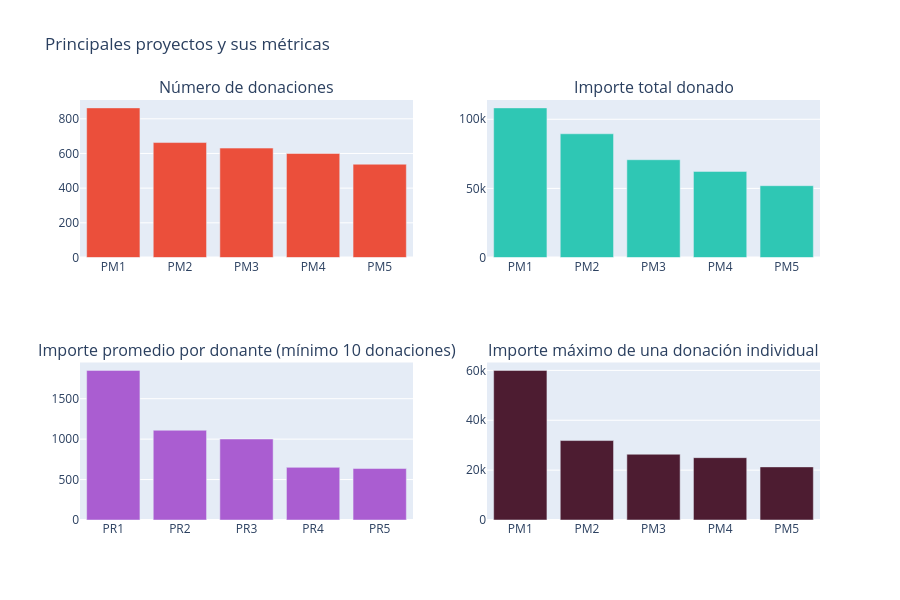

Notebook code for this chart:
### Markdown cell above
Ha habido un total de **4,687,884 donaciones** hasta abril de 2018 en DonorsChoose. El monto más alto donado equivale a **60,000 USD**, donado en 2013. Solo **6 donaciones son mayores a un monto de 20,000 USD**, mientras que solo **61 pagos son mayores a 10,000 USD**. La gran mayoría de los pagos (alrededor del **83%** de todas las donaciones) son **menores a 100 USD**. Hay 350 pagos que son menores a 1 USD -> un monto pequeño, pero que aún así puede hacer la diferencia. Hasta abril de 2018, DonorsChoose ha recaudado una colosal cantidad total equivalente a **284,408,243 USD** a través de su plataforma. El monto promedio donado en DonorsChoose equivale a 60 USD. Analicemos los detalles de los donantes y los proyectos relacionados con estas donaciones en las siguientes secciones. 

## <a id="3.2"> 3.2 Los Proyectos y sus Donaciones </a>

Identifiquemos los proyectos principales y los valores de sus atributos relacionados: 

- 3.2.1 Proyectos con el Mayor Número de Donantes 
- 3.2.2 Proyectos con los Mayores Montos Totales Financiados 
- 3.2.3 Proyectos con los Mayores Montos Promedio por Donante 
- 3.2.4 Proyectos con el Monto Máximo de una Sola Donación

### Code cell
import pandas as pd
import plotly.graph_objs as go
from plotly.subplots import make_subplots
from plotly.offline import iplot

# --- CONFIGURACIÓN DE LOS DATOS (Evitando problemas de índices) ---
# Gráfico 1: Número de Donaciones
tempdf = donations_df.groupby('Project ID').agg({'Project ID': 'count', 'Donation Amount': 'sum'}).rename(columns={'Project ID': 'Total Donations', 'Donation Amount': 'Total Amount'}).reset_index()
tempdf['Average Donation Amount'] = tempdf['Total Amount'] / tempdf['Total Donations']

tempdf1 = tempdf.sort_values(by='Total Donations', ascending=False).head(5)
x_labels1 = ['PM' + str(i+1) for i in range(len(tempdf1))]
tr1 = go.Bar(x=x_labels1, y=tempdf1['Total Donations'], marker=dict(color='#eb4f3b'))

# Gráfico 2: Monto Total Donado
tempdf2 = tempdf.sort_values(by='Total Amount', ascending=False).head(5)
x_labels2 = ['PM' + str(i+1) for i in range(len(tempdf2))]
tr2 = go.Bar(x=x_labels2, y=tempdf2['Total Amount'], marker=dict(color='#2fc7b4'))

# Gráfico 3: Promedio por Donante
tempdf3 = tempdf[tempdf['Total Donations'] > 10].sort_values(by='Average Donation Amount', ascending=False).head(5)
x_labels3 = ['PR' + str(i+1) for i in range(len(tempdf3))]
tr3 = go.Bar(x=x_labels3, y=tempdf3['Average Donation Amount'], marker=dict(color='#aa5dd1'))

# Gráfico 4: Monto Máximo Único
tempdf_max = donations_df.groupby('Project ID').agg({'Project ID': 'count', 'Donation Amount': 'max'}).rename(columns={'Project ID': 'Total Donations', 'Donation Amount': 'Maximum Donations'}).reset_index()
tempdf4 = tempdf_max.sort_values(by='Maximum Donations', ascending=False).head(5)
x_labels4 = ['PM' + str(i+1) for i in range(len(tempdf4))]
tr4 = go.Bar(x=x_labels4, y=tempdf4['Maximum Donations'], marker=dict(color='#4d1c31'))

# --- CREACIÓN DEL SUBPLOT GLOBAL ---
fig = make_subplots(rows=2, cols=2, subplot_titles=[
    'Número de donaciones', 
    'Importe total donado', 
    'Importe promedio por donante (mínimo 10 donaciones)', 
    'Importe máximo de una donación individual'
])

fig.append_trace(tr1, 1, 1)
fig.append_trace(tr2, 1, 2)
fig.append_trace(tr3, 2, 1)
fig.append_trace(tr4, 2, 2)

fig['layout'].update(height=600, showlegend=False, title="Principales proyectos y sus métricas")
iplot(fig)

### Figure 1 — Plotly figure (JSON) as saved in the notebook; plotly's stock layout.template omitted (floating-point values rounded to 4 significant figures)
{"data": [{"marker": {"color": "#eb4f3b"}, "type": "bar", "x": ["PM1", "PM2", "PM3", "PM4", "PM5"], "xaxis": "x", "y": [863, 663, 631, 600, 538], "yaxis": "y"}, {"marker": {"color": "#2fc7b4"}, "type": "bar", "x": ["PM1", "PM2", "PM3", "PM4", "PM5"], "xaxis": "x2", "y": [108200.0, 89510.0, 70730.0, 62290.0, 51950.0], "yaxis": "y2"}, {"marker": {"color": "#aa5dd1"}, "type": "bar", "x": ["PR1", "PR2", "PR3", "PR4", "PR5"], "xaxis": "x3", "y": [1850.0, 1110.0, 1002.0, 650.9, 636.6], "yaxis": "y3"}, {"marker": {"color": "#4d1c31"}, "type": "bar", "x": ["PM1", "PM2", "PM3", "PM4", "PM5"], "xaxis": "x4", "y": [60000.0, 31860.0, 26370.0, 25000.0, 21300.0], "yaxis": "y4"}], "layout": {"annotations": [{"font": {"size": 16}, "showarrow": false, "text": "Número de donaciones", "x": 0.225, "xanchor": "center", "xref": "paper", "y": 1, "yanchor": "bottom", "yref": "paper"}, {"font": {"size": 16}, "showarrow": false, "text": "Importe total donado", "x": 0.775, "xanchor": "center", "xref": "paper", "y": 1, "yanchor": "bottom", "yref": "paper"}, {"font": {"size": 16}, "showarrow": false, "text": "Importe promedio por donante (mínimo 10 donaciones)", "x": 0.225, "xanchor": "center", "xref": "paper", "y": 0.375, "yanchor": "bottom", "yref": "paper"}, {"font": {"size": 16}, "showarrow": false, "text": "Importe máximo de una donación individual", "x": 0.775, "xanchor": "center", "xref": "paper", "y": 0.375, "yanchor": "bottom", "yref": "paper"}], "height": 600, "showlegend": false, "title": {"text": "Principales proyectos y sus métricas"}, "xaxis": {"anchor": "y", "domain": [0, 0.45]}, "xaxis2": {"anchor": "y2", "domain": [0.55, 1]}, "xaxis3": {"anchor": "y3", "domain": [0, 0.45]}, "xaxis4": {"anchor": "y4", "domain": [0.55, 1]}, "yaxis": {"anchor": "x", "domain": [0.625, 1]}, "yaxis2": {"anchor": "x2", "domain": [0.625, 1]}, "yaxis3": {"anchor": "x3", "domain": [0, 0.375]}, "yaxis4": {"anchor": "x4", "domain": [0, 0.375]}}}
